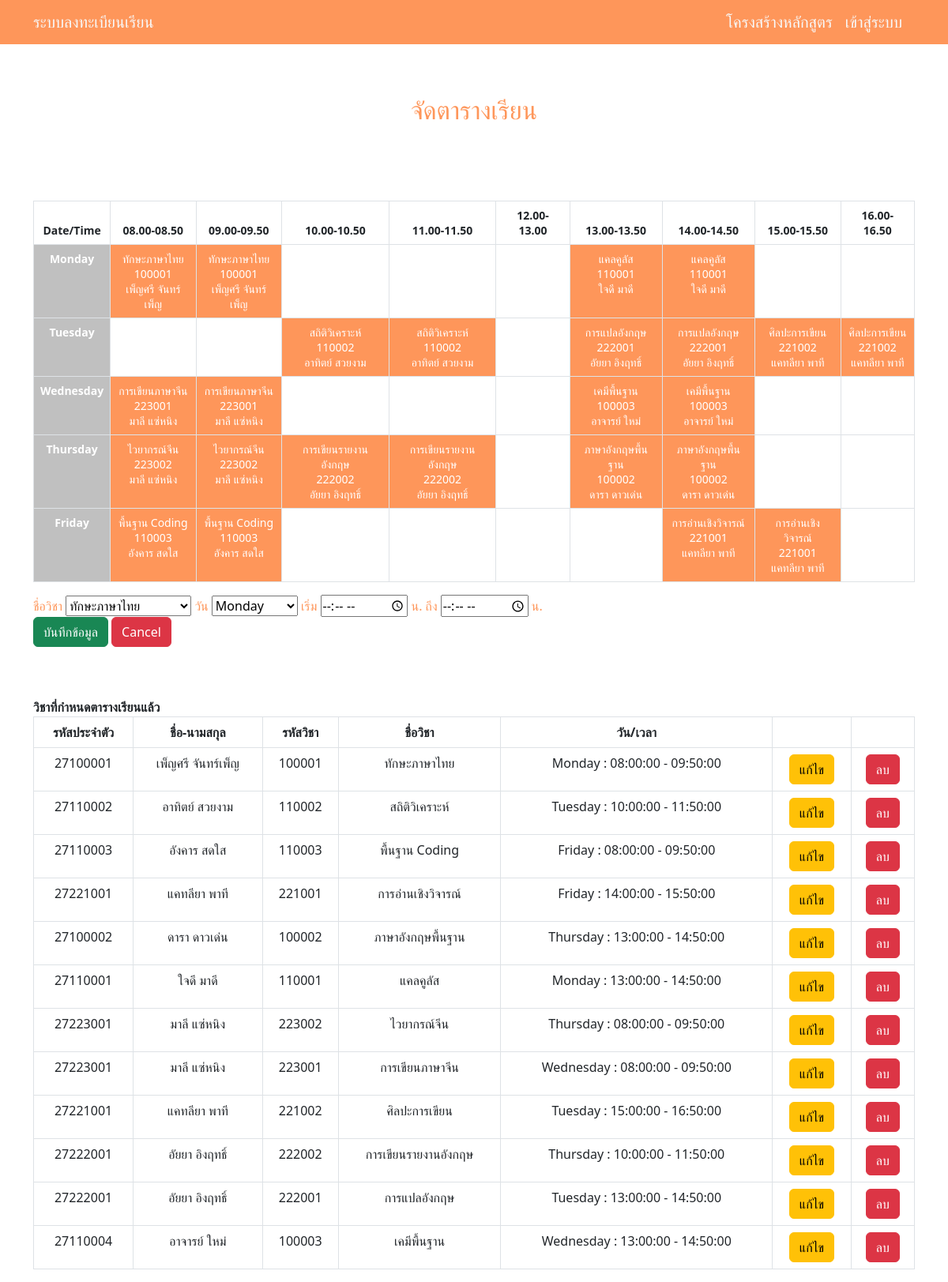
The app's page /scheduling.php with its own data.
### tables this page shows
CREATE TABLE `course` (
  `cou_id` varchar(6) NOT NULL,
  `cou_name` varchar(30) NOT NULL,
  `cou_credit` int(1) NOT NULL,
  `cou_num_of_group` int(20) NOT NULL,
  `cou_num_of_student` int(10) NOT NULL,
  `cou_building` varchar(30) NOT NULL,
  `sche_Emp_id` int(8) NOT NULL
);

CREATE TABLE `cou_date_time` (
  `cdt_id` int(30) NOT NULL,
  `cou_id` varchar(6) DEFAULT NULL,
  `cdt_date` varchar(30) NOT NULL,
  `cdt_startTime` time NOT NULL,
  `cdt_endTime` time NOT NULL
);

CREATE TABLE `employee` (
  `user_id` varchar(8) NOT NULL,
  `emp_fname` varchar(30) NOT NULL,
  `emp_lname` varchar(30) NOT NULL,
  `ra_id` varchar(2) NOT NULL,
  `emp_phone` varchar(10) NOT NULL,
  `emp_enroll` date NOT NULL,
  `emp_email` text NOT NULL,
  `emp_address` text NOT NULL,
  `emp_birth` date DEFAULT NULL,
  `fac_id` varchar(8) NOT NULL,
  `emp_gender` varchar(8) NOT NULL
);

### scheduling.php (the view, shortened to what this page needs)
<?php
include 'conn.php';
include "navbar.php";
?>
<!DOCTYPE html>
<html lang="en">
<head>
    <link href="https://cdn.jsdelivr.net/npm/bootstrap@5.3.0-alpha1/dist/css/bootstrap.min.css" rel="stylesheet"
>
</head>
<body>
    <div class="container mt-5">
        <br>
        <div class="col-md-auto">
            <h2 class="text-center py-5" style="color: #fe965a;">จัดตารางเรียน</h2><br>
        </div>
        <div class="row justify-content-md-left">
            <div class="col-md-auto">
            <div class="bd-example">
            <table id="regisTable" class="table table-bordered text-center">
                <thead>
            <tbody>
              <tr>
		<table class="table table-bordered text-center" >
        <thead >
            <tr class="text-white small" style="background-color: grey;">
                <th scope="col">Date/Time</th>
                <th scope="col">08.00-08.50</th>
                <th scope="col">09.00-09.50</th>
                <th scope="col">10.00-10.50</th>
                <th scope="col">11.00-11.50</th>
                <th scope="col">12.00-13.00</th>
                <th scope="col">13.00-13.50</th>
                <th scope="col">14.00-14.50</th>
                <th scope="col">15.00-15.50</th>
                <th scope="col">16.00-16.50</th>
            </tr>
        </thead>
        <tbody class="text-center">
            <?php
            $days = array('Monday', 'Tuesday', 'Wednesday', 'Thursday', 'Friday');
            foreach ($days as $day) {
                echo "<tr>";
                echo '<th scope="row" style="background-color: silver;" class="text-white small">' . $day . '</th>';
                $start_time = strtotime('08:00:00');
                $end_time = strtotime('17:00:00');
                while ($start_time < $end_time) {
                    $time_slot = date('H:i:s', $start_time) . '-' . date('H:i:s', strtotime('+50 minutes', $start_time));
                    $sql3 = "SELECT * FROM course
                                INNER JOIN cou_date_time ON course.cou_id = cou_date_time.cou_id
                                INNER JOIN sche_employee ON sche_employee.sche_Emp_id  = course.sche_Emp_id
                                INNER JOIN employee ON employee.user_id = sche_employee.user_id
                                INNER JOIN faculty ON employee.fac_id = faculty.fac_id
                                INNER JOIN branch ON faculty.fac_id = branch.fac_id
                                WHERE cdt_date = '{$day}' AND cdt_startTime <= '{$time_slot}'
                                AND cdt_endTime >= '{$time_slot}'";
                    $result3 = mysqli_query($conn, $sql3);
                    if (mysqli_num_rows($result3) > 0) {
                        $row3 = mysqli_fetch_assoc($result3);
                        $class_name = $row3['cou_name'];
                        $lecturer_name = $row3['cou_id'];
                        $emp_name = $row3['emp_fname']." ".$row3['emp_lname'];
                        echo '<td colspan="1" style="background-color: #fe965a;" class="text-white small">' . $class_name . '<br>' . $lecturer_name . '<br>'. $emp_name . '</td>';
                    } else {
                        echo "<td></td>";
                    }
                    $start_time = strtotime('+1 hour', $start_time);
                }
                echo "</tr>";
            }
            ?>
              </tr>
            </tbody>
            </table>
          </div>
            <form action="scheduling_add.php" method="post">
                <label style="color: #fe965a;">ชื่อวิชา</label>
                <select name="cou_id" require>
                <?php $sql = "SELECT * FROM course";
                $result = mysqli_query($conn, $sql);
                while ($row = mysqli_fetch_assoc($result)): ?>
                <option value="<?php echo $row['cou_id']; ?>">
                <?php echo $row['cou_name']; ?></option>
                <?php endwhile; ?>
                </select>
                <label style="color: #fe965a;">วัน</label>
                <select name="cdt_date" required>
                    <option value="Monday">Monday</option>
                </select>
                <label style="color: #fe965a;">เริ่ม</label>
                <input type="time" name="cdt_startTime" min="08:00" max="16:50" required>
                <label style="color: #fe965a;">น. ถึง</label>
                <input type="time" name="cdt_endTime" min="08:00" max="16:50" required>
                <label style="color: #fe965a;">น.</label>
                <br>
                <button style="color: white;" class="btn btn-success" type="submit" name="submit" value="submit">บันทึกข้อมูล</button>
                <a href="scheduling.php" class="btn btn-danger">Cancel</a>
            </form>
            <table class="table table-bordered text-center" >
            <br><br>
            <span class="fw-bold">วิชาที่กำหนดตารางเรียนแล้ว</span><br>
        <thead>
            <tr class="text-white" style="background-color: #fe965a;">
                <th scope="col">รหัสประจำตัว</th>
                <th scope="col">ชื่อ-นามสกุล</th>
                <th scope="col">รหัสวิชา</th>
                <th scope="col">ชื่อวิชา</th>
                <th scope="col">วัน/เวลา</th>
                <th scope="col"></th>
                <th scope="col"></th>
              </tr>
            </thead>
                <?php
                $sql = "SELECT * FROM course
                INNER JOIN cou_date_time ON course.cou_id = cou_date_time.cou_id
                INNER JOIN sche_employee ON course.sche_Emp_id = sche_employee.sche_Emp_id
                INNER JOIN employee ON employee.user_id = sche_employee.user_id";
                $result = mysqli_query($conn,$sql);
                while ($row = mysqli_fetch_assoc($result)):
              ?>
                <tr>
                    <td>
                        <?php echo $row['user_id']; ?>
                    </td>
                    <td>
                        <?php echo $row['emp_fname']." ".$row['emp_lname']; ?>
                    </td>
                    <td>
                        <?php echo $row['cou_id']; ?>
                    </td>
                    <td>
                        <?php echo $row['cou_name']; ?>
                    </td>
                    <td>
                        <?php echo $row['cdt_date'].' : '.$row['cdt_startTime'].' - '.$row['cdt_endTime']; ?>
                    </td>
                    <td>
                    <a href="JavaScript:if(confirm('Confirm Edit?')==true){window.location='scheduling_edit.php?cdtID=<?php echo $row['cdt_id'];?>';}" class="btn btn-warning">แก้ไข</a>
                    </td>
                    <td>
                    <a href="JavaScript:if(confirm('Confirm Delete?')==true){window.location='scheduling_del.php?cdtID=<?php echo $row['cdt_id'];?>';}" class="btn btn-danger">ลบ</a>
                    </td>
                </tr>
                <?php endwhile; ?>
</div>
</body>
</html>

### records on screen
course: cou_name "ทักษะภาษาไทย", cou_date_time.cou_id "100001", employee.emp_fname+emp_lname "เพ็ญศรี จันทร์เพ็ญ", employee.user_id "27100001", employee.emp_fname "เพ็ญศรี", employee.emp_lname "จันทร์เพ็ญ", cou_date_time.cdt_date "Monday", cou_date_time.cdt_startTime "08:00:00", cou_date_time.cdt_endTime "09:50:00"
course: cou_name "แคลคูลัส", cou_date_time.cou_id "110001", employee.emp_fname+emp_lname "ใจดี มาดี", employee.user_id "27110001", employee.emp_fname "ใจดี", employee.emp_lname "มาดี", cou_date_time.cdt_date "Monday", cou_date_time.cdt_startTime "13:00:00", cou_date_time.cdt_endTime "14:50:00"
course: cou_name "สถิติวิเคราะห์", cou_date_time.cou_id "110002", employee.emp_fname+emp_lname "อาทิตย์ สวยงาม", employee.user_id "27110002", employee.emp_fname "อาทิตย์", employee.emp_lname "สวยงาม", cou_date_time.cdt_date "Tuesday", cou_date_time.cdt_startTime "10:00:00", cou_date_time.cdt_endTime "11:50:00"
course: cou_name "การแปลอังกฤษ", cou_date_time.cou_id "222001", employee.emp_fname+emp_lname "อัยยา อิงฤทธิ์", employee.user_id "27222001", employee.emp_fname "อัยยา", employee.emp_lname "อิงฤทธิ์", cou_date_time.cdt_date "Tuesday", cou_date_time.cdt_startTime "13:00:00", cou_date_time.cdt_endTime "14:50:00"
course: cou_name "ศิลปะการเขียน", cou_date_time.cou_id "221002", employee.emp_fname+emp_lname "แคทลียา พาที", employee.user_id "27221001", employee.emp_fname "แคทลียา", employee.emp_lname "พาที", cou_date_time.cdt_date "Tuesday", cou_date_time.cdt_startTime "15:00:00", cou_date_time.cdt_endTime "16:50:00"
course: cou_name "การเขียนภาษาจีน", cou_date_time.cou_id "223001", employee.emp_fname+emp_lname "มาลี แซ่หนิง", employee.user_id "27223001", employee.emp_fname "มาลี", employee.emp_lname "แซ่หนิง", cou_date_time.cdt_date "Wednesday", cou_date_time.cdt_startTime "08:00:00", cou_date_time.cdt_endTime "09:50:00"
course: cou_name "เคมีพื้นฐาน", cou_date_time.cou_id "100003", employee.emp_fname+emp_lname "อาจารย์ ใหม่", employee.user_id "27110004", employee.emp_fname "อาจารย์", employee.emp_lname "ใหม่", cou_date_time.cdt_date "Wednesday", cou_date_time.cdt_startTime "13:00:00", cou_date_time.cdt_endTime "14:50:00"
course: cou_name "ไวยากรณ์จีน", cou_date_time.cou_id "223002", employee.emp_fname+emp_lname "มาลี แซ่หนิง", employee.user_id "27223001", employee.emp_fname "มาลี", employee.emp_lname "แซ่หนิง", cou_date_time.cdt_date "Thursday", cou_date_time.cdt_startTime "08:00:00", cou_date_time.cdt_endTime "09:50:00"
course: cou_name "การเขียนรายงานอังกฤษ", cou_date_time.cou_id "222002", employee.emp_fname+emp_lname "อัยยา อิงฤทธิ์", employee.user_id "27222001", employee.emp_fname "อัยยา", employee.emp_lname "อิงฤทธิ์", cou_date_time.cdt_date "Thursday", cou_date_time.cdt_startTime "10:00:00", cou_date_time.cdt_endTime "11:50:00"
course: cou_name "ภาษาอังกฤษพื้นฐาน", cou_date_time.cou_id "100002", employee.emp_fname+emp_lname "ดารา ดาวเด่น", employee.user_id "27100002", employee.emp_fname "ดารา", employee.emp_lname "ดาวเด่น", cou_date_time.cdt_date "Thursday", cou_date_time.cdt_startTime "13:00:00", cou_date_time.cdt_endTime "14:50:00"
course: cou_name "พื้นฐาน Coding", cou_date_time.cou_id "110003", employee.emp_fname+emp_lname "อังคาร สดใส", employee.user_id "27110003", employee.emp_fname "อังคาร", employee.emp_lname "สดใส", cou_date_time.cdt_date "Friday", cou_date_time.cdt_startTime "08:00:00", cou_date_time.cdt_endTime "09:50:00"
course: cou_name "การอ่านเชิงวิจารณ์", cou_date_time.cou_id "221001", employee.emp_fname+emp_lname "แคทลียา พาที", employee.user_id "27221001", employee.emp_fname "แคทลียา", employee.emp_lname "พาที", cou_date_time.cdt_date "Friday", cou_date_time.cdt_startTime "14:00:00", cou_date_time.cdt_endTime "15:50:00"

### other values on screen
$day "Monday"
$day "Tuesday"
$day "Wednesday"
$day "Thursday"
$day "Friday"
form field cou_id "ทักษะภาษาไทย"
